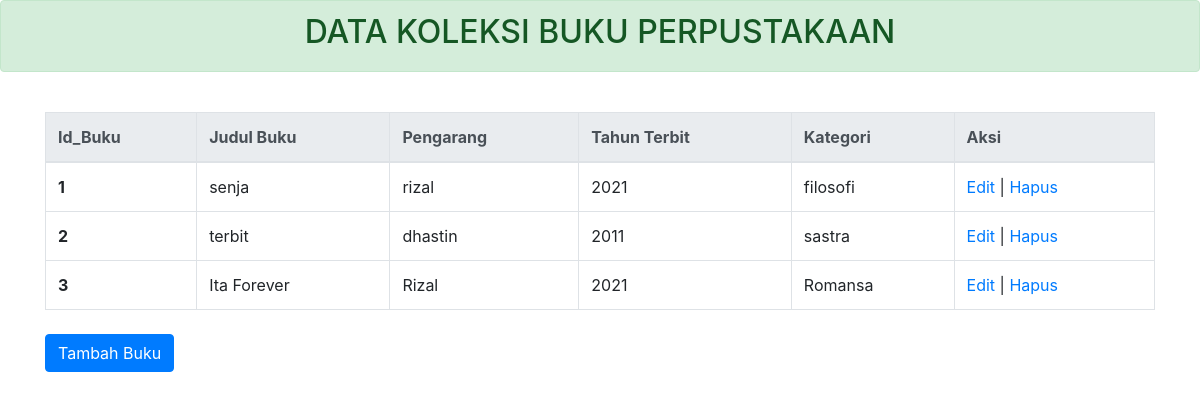
Before: / with the older database file.
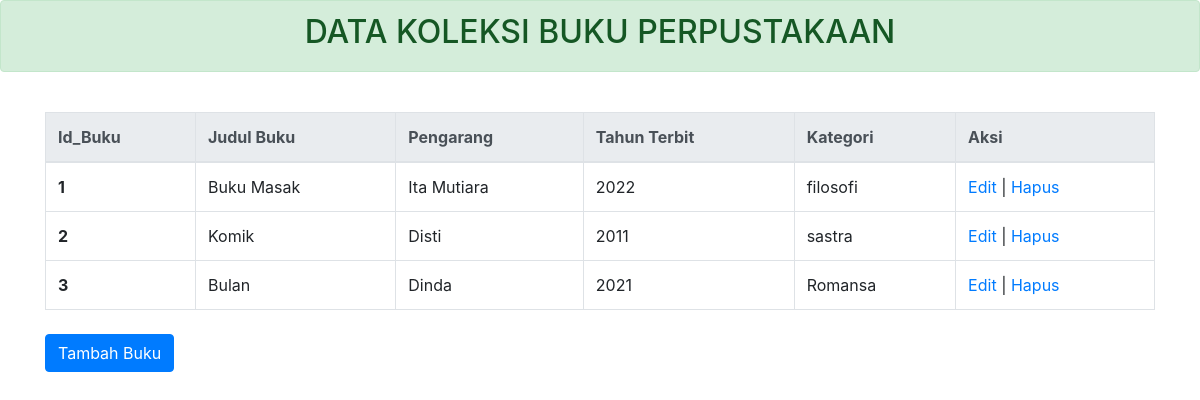
After: the same page with the newer database file.
### tables this page shows
CREATE TABLE `db_koleksibuku` (
  `id_buku` int(11) NOT NULL,
  `judul_buku` text DEFAULT NULL,
  `pengarang` text DEFAULT NULL,
  `tahun_terbit` int(11) DEFAULT NULL,
  `kategory` text DEFAULT NULL
);

### index.php (the view, shortened to what this page needs)
<?php
include_once ("koneksi.php");
$query= "SELECT * FROM db_koleksibuku";
$hasil= mysqli_query ($conn, $query);
 ?>
 <!DOCTYPE html>
 <html>
 <head>
 <link rel="stylesheet" href="https://maxcdn.bootstrapcdn.com/bootstrap/4.0.0/css/bootstrap.min.css"crossorigin="anonymous">
 </head>
 <body>
   <div class="alert alert-success text-center" role="alert">
     <h2>DATA KOLEKSI BUKU PERPUSTAKAAN</h2>
   </div>
   <div class="container">
 <br>
 <table class="table table-bordered">
 <thead class="thead-light">
 <tr>
 <th scope="col">Id_Buku</th>
 <th scope="col">Judul Buku</th>
 <th scope="col">Pengarang</th>
 <th scope="col">Tahun Terbit</th>
 <th scope="col">Kategori</th>
 <th scope="col">Aksi</th>
 </tr>
 </thead>
 <tbody>
 <?php while ($data=mysqli_fetch_array ($hasil)){ ?>
 <tr>
 <th scope="row"> <?php echo $data['id_buku']; ?>
</th>
 <td> <?php echo $data['judul_buku']; ?> </td>
 <td> <?php echo $data['pengarang']; ?> </td>
 <td> <?php echo $data['tahun_terbit']; ?> </td>
 <td> <?php echo $data['kategory']; ?> </td>
 <td><a href="ubahbuku.php?id=<?php echo $data['id_buku']?>"> Edit </a>|<a href="hapusbuku.php?id=<?php echo $data['id_buku'] ?>"> Hapus</a> </td>
</tr>
<?php } ?>
</tbody>
</table>
<h1 >
  <a href="tambahbuku.php" class="btn btn-primary mb-1 mt-1"><i class="fas fa-user-plus mr2"></i>Tambah Buku</a>
</h1>
</div>
</body>
</html>

Changed rows visible on the page:
changed db_koleksibuku "filosofi": judul_buku "senja" → "Buku Masak"; pengarang "rizal" → "Ita Mutiara"; tahun_terbit "2021" → "2022"
changed db_koleksibuku "sastra": judul_buku "terbit" → "Komik"; pengarang "dhastin" → "Disti"
changed db_koleksibuku "Romansa": judul_buku "Ita Forever" → "Bulan"; pengarang "Rizal" → "Dinda"
